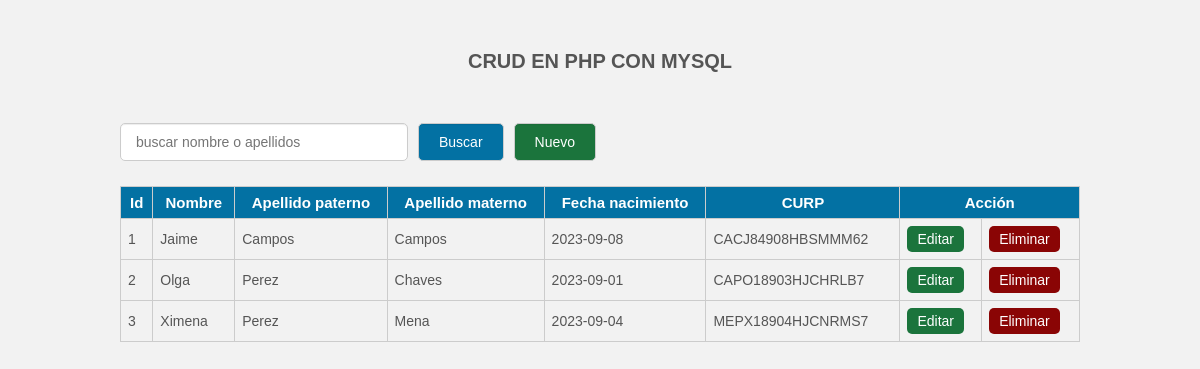
The page / on the database its author committed.
### tables this page shows
CREATE TABLE `personas` (
  `id` int(11) NOT NULL,
  `nombre` varchar(100) NOT NULL,
  `apellido_paterno` varchar(100) NOT NULL,
  `apellido_materno` varchar(100) NOT NULL,
  `fecha_nacimiento` varchar(10) NOT NULL,
  `curp` varchar(18) NOT NULL
);

### index.php (the view, shortened to what this page needs)
<?php
	include_once 'conexion.php';
	$sentencia_select=$con->prepare('SELECT *FROM personas ORDER BY id ASC');
	$sentencia_select->execute();
	$resultado=$sentencia_select->fetchAll();
?>
<!DOCTYPE html>
<html lang="es">
<head>
	<link rel="stylesheet" href="css/estilo.css">
</head>
<body>
	<div class="contenedor">
		<h2>CRUD EN PHP CON MYSQL</h2>
		<div class="barra__buscador">
			<form action="" class="formulario" method="post">
				<input type="text" name="buscar" placeholder="buscar nombre o apellidos"
				value="<?php if(isset($buscar_text)) echo $buscar_text; ?>" class="input__text">
				<input type="submit" class="btn" name="btn_buscar" value="Buscar">
				<a href="insert.php" class="btn btn__nuevo">Nuevo</a>
			</form>
		</div>
		<table>
			<tr class="head">
				<td>Id</td>
				<td>Nombre</td>
				<td>Apellido paterno</td>
				<td>Apellido materno</td>
				<td>Fecha nacimiento</td>
				<td>CURP</td>
				<td colspan="2">Acción</td>
			</tr>
			<?php foreach($resultado as $fila):?>
				<tr >
					<td><?php echo $fila['id']; ?></td>
					<td><?php echo $fila['nombre']; ?></td>
					<td><?php echo $fila['apellido_paterno']; ?></td>
					<td><?php echo $fila['apellido_materno']; ?></td>
					<td><?php echo $fila['fecha_nacimiento']; ?></td>
					<td><?php echo $fila['curp']; ?></td>
					<td><a href="update.php?id=<?php echo $fila['id']; ?>"  class="btn__update" >Editar</a></td>
					<td><a href="delete.php?id=<?php echo $fila['id']; ?>" class="btn__delete">Eliminar</a></td>
				</tr>
			<?php endforeach ?>
		</table>
	</div>
</body>
</html>

### css/estilo.css (style rules this page uses)
* { padding: 0; margin: 0px; box-sizing: border-box; }
body { font-family: 'Arial',sans-serif; font-size: 16px; background: #f2f2f2; }
a { text-decoration: none; }
.contenedor { width: 80%; max-width: 1000px; margin: 30px auto; overflow: hidden; }
h2 { display: block; margin-top: 20px; margin-bottom: 20px; text-align: center; font-size: 20px; font-family: 'Arial', sans-serif; font-weight: bold; color: #555; }
.barra__buscador { width: 100%; margin-top: 50px; margin-bottom: 10px; }
.formulario { display: flex; width: 100%; overflow: hidden; }
form .input__text { width: 100%; border: 1px solid #ccc; border-radius: 5px; box-shadow: 0 1px 1px rgba(0, 0, 0, 0.075) inset; color: #848688; display: block; font-size: 14px; margin-bottom: 15px; padding: 10px 15px; max-width: 30%; margin-right: 10px; outline: medium none; }
form .btn { border: 1px solid #ccc; border-radius: 5px; box-shadow: 0 1px 1px rgba(0, 0, 0, 0.075) inset; color: #fff; display: block; font-size: 14px; background: rgb(3, 113, 163); margin-bottom: 15px; padding: 10px 20px; margin-right: 10px; outline: medium none; cursor: pointer; }
.btn__nuevo { float: right; background: #1b743c !important; }
table { width: 100%; border-collapse: collapse; }
table .head { background: rgb(3, 113, 163); }
table .head td { color: #fff; font-family: 'Arial',sans-serif; font-weight: bold; font-size: 15px; text-align: center; }
table tr td { border:1px solid #ccc; padding: 7px; font-size: 14px; color: #555; }
.btn__update { display: inline-block; font-size: 14px; background: #1b743c; color: #fff; border-radius: 5px; padding: 5px 10px; }
.btn__delete { display: inline-block; font-size: 14px; background: #8a0505; color: #fff; border-radius: 5px; padding: 5px 10px; }

### rows shown on the page
personas: id "1", nombre "Jaime", apellido_paterno "Campos", apellido_materno "Campos", fecha_nacimiento "2023-09-08", curp "CACJ84908HBSMMM62"
personas: id "2", nombre "Olga", apellido_paterno "Perez", apellido_materno "Chaves", fecha_nacimiento "2023-09-01", curp "CAPO18903HJCHRLB7"
personas: id "3", nombre "Ximena", apellido_paterno "Perez", apellido_materno "Mena", fecha_nacimiento "2023-09-04", curp "MEPX18904HJCNRMS7"
